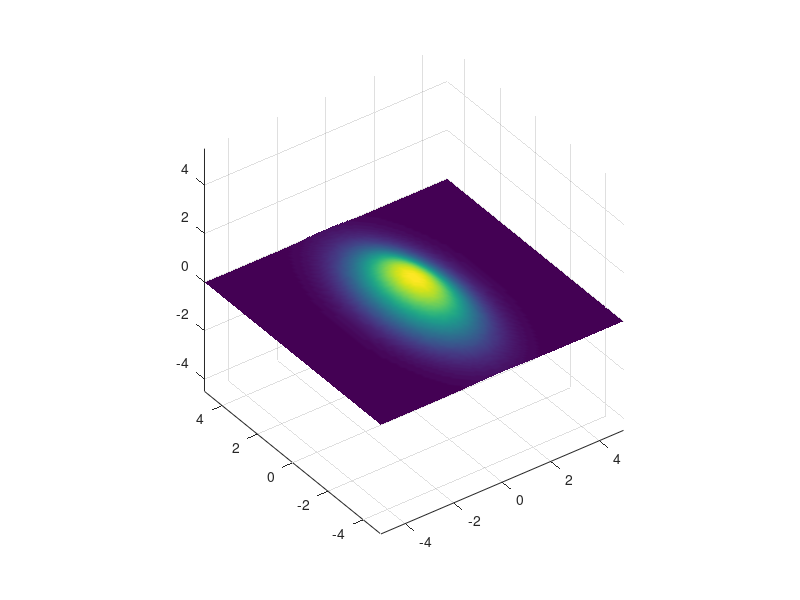

The MATLAB script that drew this image: (Note: this script raises an error after producing the figure.)
A = 1;
x0 = 0; y0 = 0;
 
sigma_x = 1;
sigma_y = 2;
 
for theta = 0:pi/100:pi
    a = cos(theta)^2/2/sigma_x^2 + sin(theta)^2/2/sigma_y^2;
    b = -sin(2*theta)/4/sigma_x^2 + sin(2*theta)/4/sigma_y^2 ;
    c = sin(theta)^2/2/sigma_x^2 + cos(theta)^2/2/sigma_y^2;

    [X, Y] = meshgrid(-5:.1:5, -5:.1:5);
    Z = A*exp( - (a*(X-x0).^2 + 2*b*(X-x0).*(Y-y0) + c*(Y-y0).^2)) ;
    surf(X,Y,Z);shading interp;view(-36,36);axis equal;drawnow
end

for i = 1:1000
    path(i).direction_degrees = norminv(rand(1,1),bird_path_direction_degrees_mean,bird_path_direction_degrees_stdev); % degrees clockwise from north
    path(i).height = norminv(rand(1,1),bird_path_height_mean,bird_path_height_stdev); % meters
    path(i).speed = norminv(rand(1,1),bird_speed_mean,bird_speed_stdev); % m/s
end

directions = [path.direction_degrees];
heights = [path.height];
speeds = [path.speed];

gkde2([directions ; speeds]')

figure;
plot(directions,speeds,'.');

foo = rand(1,100);
% bar = rand(1,100);
bar = foo*10;
information(foo,bar)
corr2(foo,bar)

load rawFlightData
directions = data(:,4);
speeds_mph = data(:,10);

speeds_ms = convvel(speeds_mph, 'mph', 'm/s');
p = gkde2([directions' ; speeds_ms']',400,[41 .9]);
% p = gkde2([directions' ; speeds_ms']',400,[41 1.5]);
% p = gkde2([directions' ; speeds_ms']');
imagesc(p.x(1,:),p.y(:,1),p.f);
set(gca,'YDir','normal');

% shading interp

